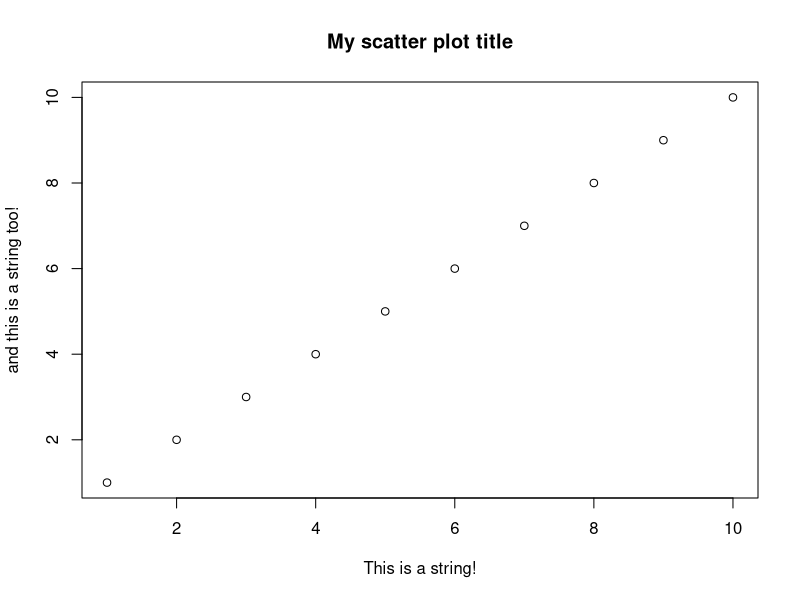
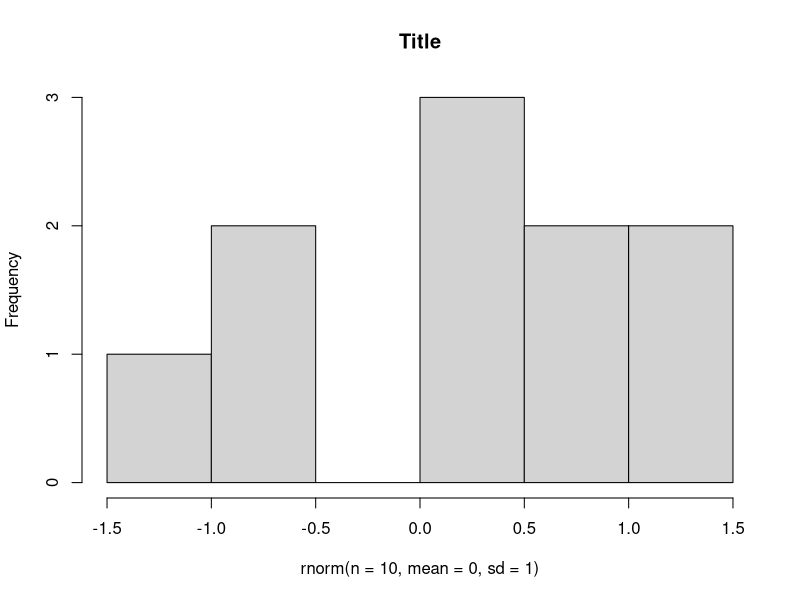
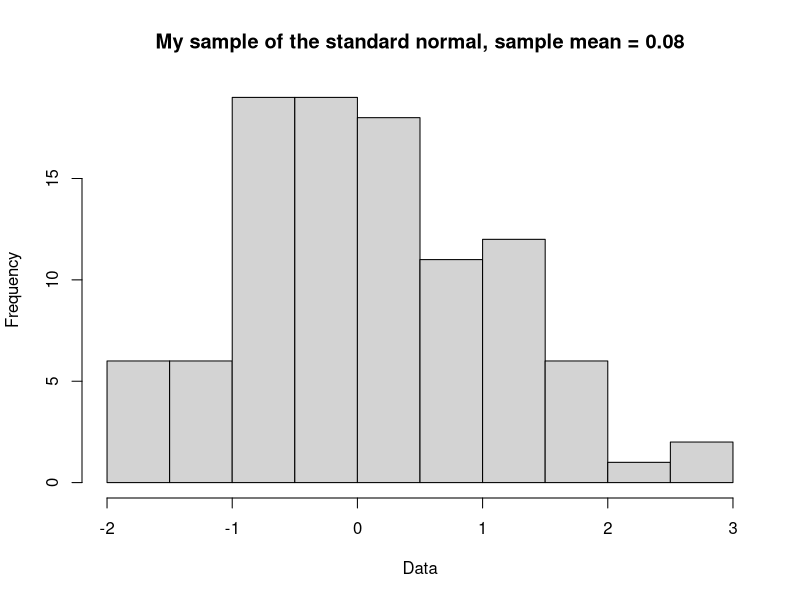

These charts were generated, in order, by the following R code:
## ---- chunk 1
knitr::opts_chunk$set(echo = TRUE)
## ---- chunk 2
summary(rnorm(10,0,1))
## ---- chunk 3
summary(rnorm(n=10,mean=0,sd=1))
## ---- chunk 4
?rnorm
## ---- chunk 5
?sample
## ---- chunk 6
sample(5,5,replace=FALSE)
sample(5,5,replace=TRUE)
## ---- chunk 7
class(TRUE)
## ---- chunk 8
plot(x=seq(1,10), y=seq(1,10), main='My scatter plot title', xlab='This is a string!', ylab='and this is a string too!')
## ---- chunk 9
hist(x=rnorm(n=10,mean=0, sd=1), main='Title')
## ---- chunk 10
MyString='study study study'
View(MyString)
## ---- chunk 11
MyString=c('study','study','study')
View(MyString)
## ---- chunk 12
Data=rnorm(100,0,1)
Title=paste('My sample of the standard normal, sample mean =', round(mean(Data), digits=2))
Title
## ---- chunk 13
paste('The', 'dog', 'went', 'to', 'the', 'market')
## ---- chunk 14
hist(Data,main=Title)
